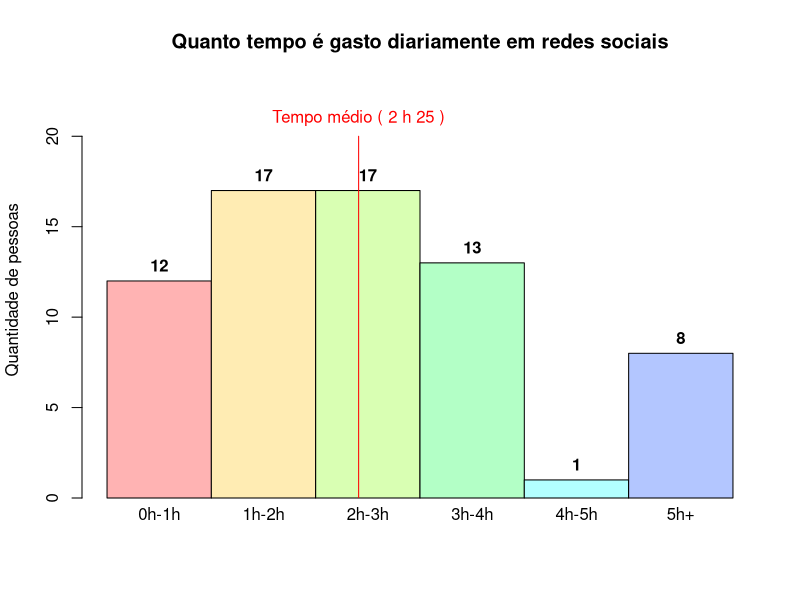

The R script that drew this image:
library(readxl)

df <- read_excel("dados/umses_alunos_2018.xlsx")
#View(df)

lbls <- c("0h-1h", "1h-2h", "2h-3h", "3h-4h", "4h-5h", "5h+")

aux <- as.vector(table(df$tempogasto))

# Juntando os campos menores que uma hora (5-10min, 10-30min e 30min-1h) para um único campo 0-1h
h1 = aux[1] + aux[2] + aux[3] 

# Substituindo os três campos anteriores
tabelaTempoGasto <- c(h1, aux[-(1:3)])

png("graficos/tempo-medio.png", width=600, height=600)

xval <- barplot(tabelaTempoGasto,
                main="Quanto tempo é gasto diariamente em redes sociais",
                axisnames=FALSE,
                ylab="Quantidade de pessoas",
                ylim=c(0, 23),
                col=rainbow(8, s=.3),
                space=0)

text(x=xval, y=tabelaTempoGasto + 0.05*max(tabelaTempoGasto), tabelaTempoGasto, font=2)

text(lbls, x=xval, y=-0.05 * max(tabelaTempoGasto), xpd=TRUE)

tempos <- c(30, 90, 150, 210, 270, 300)

# Calculando média dos tempos
tempoMedio <- 0
for(i in 1:length(tabelaTempoGasto)) {
  tempoMedio <- tempoMedio + tempos[i] * tabelaTempoGasto[i]
}
media <- tempoMedio / 68 / 60

# Obtendo os valores de hora e de minuto para impressão no gráfico
horas <- floor(media)
minutos <- (media - horas) * 60

# Desenhando uma linha representando o tempo médio
segments(x0=media, x1=media, y0=0, y1= 20, col="red")
text(paste("Tempo médio", "(", horas, "h", round(minutos), ")"), x=media, y=21, col="red")

dev.off()